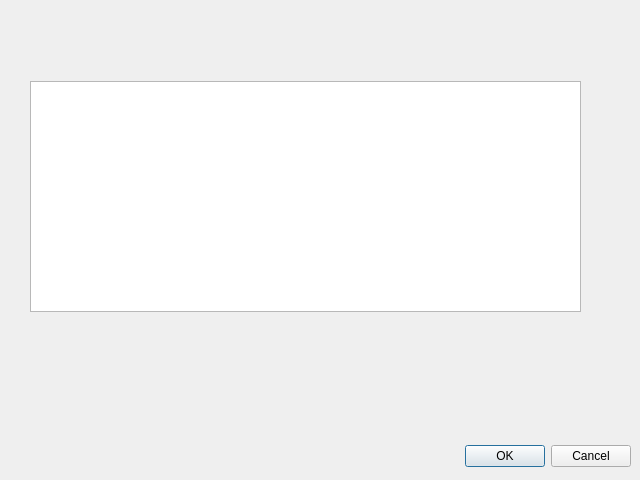
<?xml version="1.0" encoding="UTF-8"?>
<ui version="4.0">
 <class>Dialog</class>
 <widget class="QDialog" name="Dialog">
  <property name="geometry">
   <rect>
    <x>0</x>
    <y>0</y>
    <width>640</width>
    <height>480</height>
   </rect>
  </property>
  <property name="windowTitle">
   <string>Dialog</string>
  </property>
  <widget class="QDialogButtonBox" name="buttonBox">
   <property name="geometry">
    <rect>
     <x>10</x>
     <y>440</y>
     <width>621</width>
     <height>32</height>
    </rect>
   </property>
   <property name="orientation">
    <enum>Qt::Horizontal</enum>
   </property>
   <property name="standardButtons">
    <set>QDialogButtonBox::Cancel|QDialogButtonBox::Ok</set>
   </property>
  </widget>
  <widget class="QTableView" name="tableView">
   <property name="geometry">
    <rect>
     <x>30</x>
     <y>81</y>
     <width>551</width>
     <height>231</height>
    </rect>
   </property>
  </widget>
 </widget>
 <resources/>
 <connections>
  <connection>
   <sender>buttonBox</sender>
   <signal>accepted()</signal>
   <receiver>Dialog</receiver>
   <slot>accept()</slot>
   <hints>
    <hint type="sourcelabel">
     <x>248</x>
     <y>254</y>
    </hint>
    <hint type="destinationlabel">
     <x>157</x>
     <y>274</y>
    </hint>
   </hints>
  </connection>
  <connection>
   <sender>buttonBox</sender>
   <signal>rejected()</signal>
   <receiver>Dialog</receiver>
   <slot>reject()</slot>
   <hints>
    <hint type="sourcelabel">
     <x>316</x>
     <y>260</y>
    </hint>
    <hint type="destinationlabel">
     <x>286</x>
     <y>274</y>
    </hint>
   </hints>
  </connection>
 </connections>
</ui>
